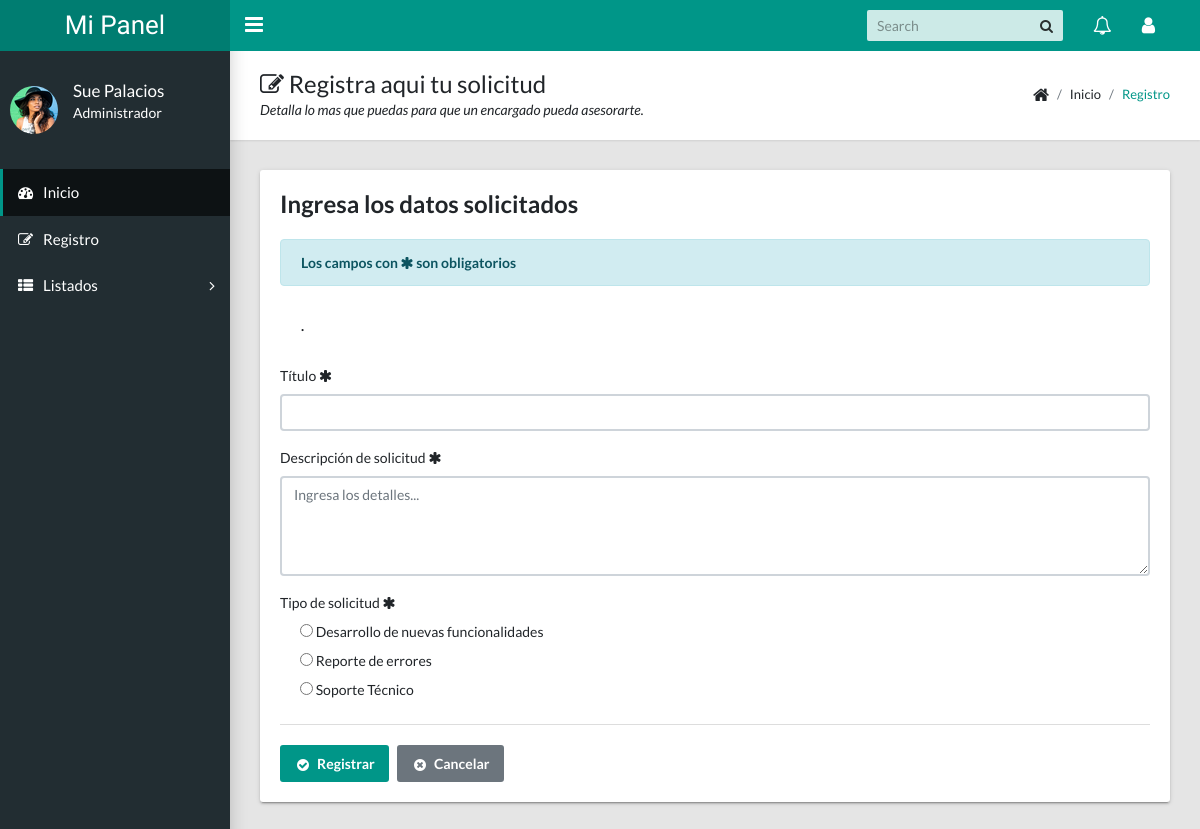
Page /carga.php (signed in) on the committed database.
### tables this page shows
CREATE TABLE `solicitud` (
  `Id` int(11) NOT NULL,
  `Denominacion` varchar(50) NOT NULL
);

### funciones/select_general.php (called while the page is built, shortened)
<?php
function Listar_General($vConexion , $vTabla) {
    $Listado=array();
    $SQL = "SELECT * FROM $vTabla ORDER BY Denominacion";
    $rs = mysqli_query($vConexion, $SQL);
    $i=0;
    while ($data = mysqli_fetch_array($rs)) {
            $Listado[$i]['ID'] = $data['Id'];
            $Listado[$i]['NOMBRE'] = $data['Denominacion'];
            $i++;
    }
    return $Listado;
}
?>

### carga.php (the view, shortened to what this page needs)
<?php
$MiConexion = ConexionBD();
require_once 'funciones/select_general.php';
$ListadoTipoSolicitud = Listar_General($MiConexion, 'Solicitud');
$CantidadTipoSolicitud = count($ListadoTipoSolicitud);
$Mensaje='';
$Estilo='';
?>
<?php
require_once 'header.inc.php';
?>
</head>
<body class="app sidebar-mini">
    <header class="app-header"><a class="app-header__logo" href="index.php">Mi Panel</a>
        <?php
        require_once 'menuderecho.inc.php';
        ?>
    </header>
    <?php
    require_once 'menulateral.inc.php';
    ?>
    <main class="app-content">
        <div class="app-title">
            <div>
                <h1><i class="fa fa-edit"></i> Registra aqui tu solicitud</h1>
                <p>Detalla lo mas que puedas para que un encargado pueda asesorarte.</p>
            </div>
            <ul class="app-breadcrumb breadcrumb">
                <li class="breadcrumb-item"><i class="fa fa-home fa-lg"></i></li>
                <li class="breadcrumb-item">Inicio</li>
                <li class="breadcrumb-item"><a href="#">Registro</a></li>
            </ul>
        </div>
        <div class="row">
            <div class="col-md-12">
                <div class="tile">
                    <h3 class="tile-title">Ingresa los datos solicitados</h3>
                    <div class="bs-component">
                        <div class="alert alert-dismissible alert-info">
                            <strong>Los campos con <i class="fa fa-asterisk" aria-hidden="true"></i> son
                                obligatorios</strong>
                        </div>
                    </div>
                    <div class="bs-component">
                   <div class="alert alert-dismissible <?php echo $Estilo; ?>">
                            <strong><?php echo $Mensaje; ?>.</strong>
                        </div>
                    </div>
                    <div class="tile-body">
                        <form role="form" method="post">
                            <div class="form-group">
                                <label class="control-label">Título</label> <i class="fa fa-asterisk" aria-hidden="true"></i>
                                <input name="Titulo" id="titulo" class="form-control" value="<?php echo !empty($_POST['Titulo']) ? $_POST['Titulo'] : ''; ?>" >
                            </div>
                            <div class="form-group">
                                <label class="control-label">Descripción de solicitud <i class="fa fa-asterisk" aria-hidden="true"></i></label>
                                <textarea name="Descripcion" id="descripcion"  class="form-control" rows="4"
                                    placeholder="Ingresa los detalles..."><?php echo !empty($_POST['Descripcion']) ? $_POST['Descripcion'] : ''; ?></textarea>
                            </div>
                            <div class="form-group">
                                <label class="control-label">Tipo de solicitud</label> <i class="fa fa-asterisk" aria-hidden="true"></i>
                                <div class="form-check">
                                <?php
                                                for ($i=0; $i<$CantidadTipoSolicitud; $i++) {
                                                    $Checked = (!empty($_POST['Solicitud']) && $_POST['Solicitud'] == $ListadoTipoSolicitud[$i]['ID'] )?'checked':''; ?>
                                                    <label class="radio_inblock">
                                                    <input  type="radio" name="Solicitud" id="solicitud"  <?php echo $Checked; ?>
                                                        value="<?php echo $ListadoTipoSolicitud[$i]['ID']; ?>" />
                                                        <?php echo $ListadoTipoSolicitud[$i]['NOMBRE']; ?>
                                                    </label>
                                                <?php }?>
                                </div>
                            </div>
                            <div class="tile-footer">
                                <button type="submit" class="btn btn-primary" type="button" value="Registrar" name="BtnRegSolicitud"><i
                                    class="fa fa-fw fa-lg fa-check-circle"></i>Registrar</button>&nbsp;&nbsp;&nbsp;<a
                                    class="btn btn-secondary" href="index.html"><i
                                    class="fa fa-fw fa-lg fa-times-circle"></i>Cancelar</a>
                            </div>
                        </form>
                    </div>
                </div>
            </div>
        </div>
    </main>
      <?php
    require_once 'footer.inc.php';
    ?>

### rows in the picture
solicitud: Denominacion "Desarrollo de nuevas funcionalidades"
solicitud: Denominacion "Reporte de errores"
solicitud: Denominacion "Soporte Técnico"

### other values in the picture
$_SESSION['Usuario_Nombre'] "Sue"
$_SESSION['Usuario_Apellido'] "Palacios"
$_SESSION['Denom_Rol'] "Administrador"
